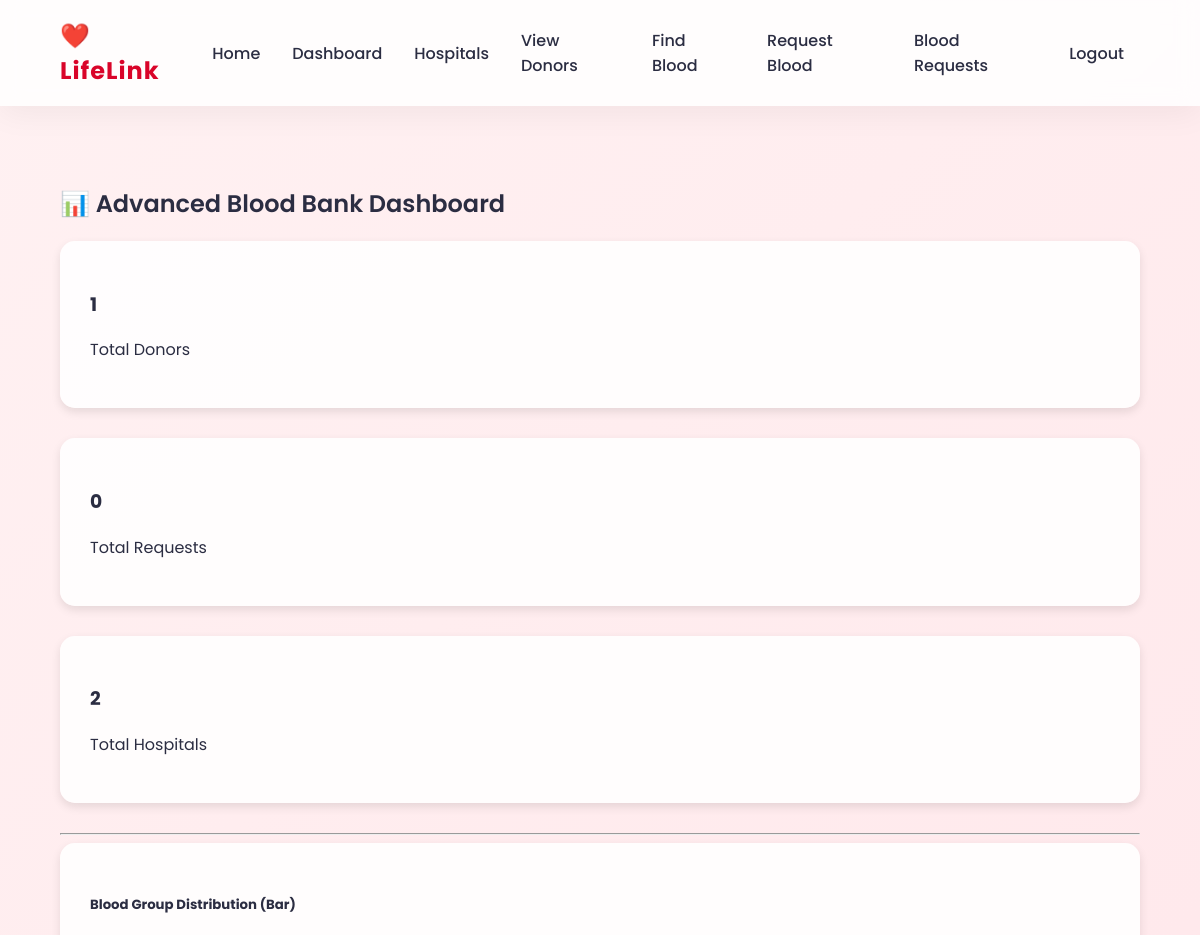
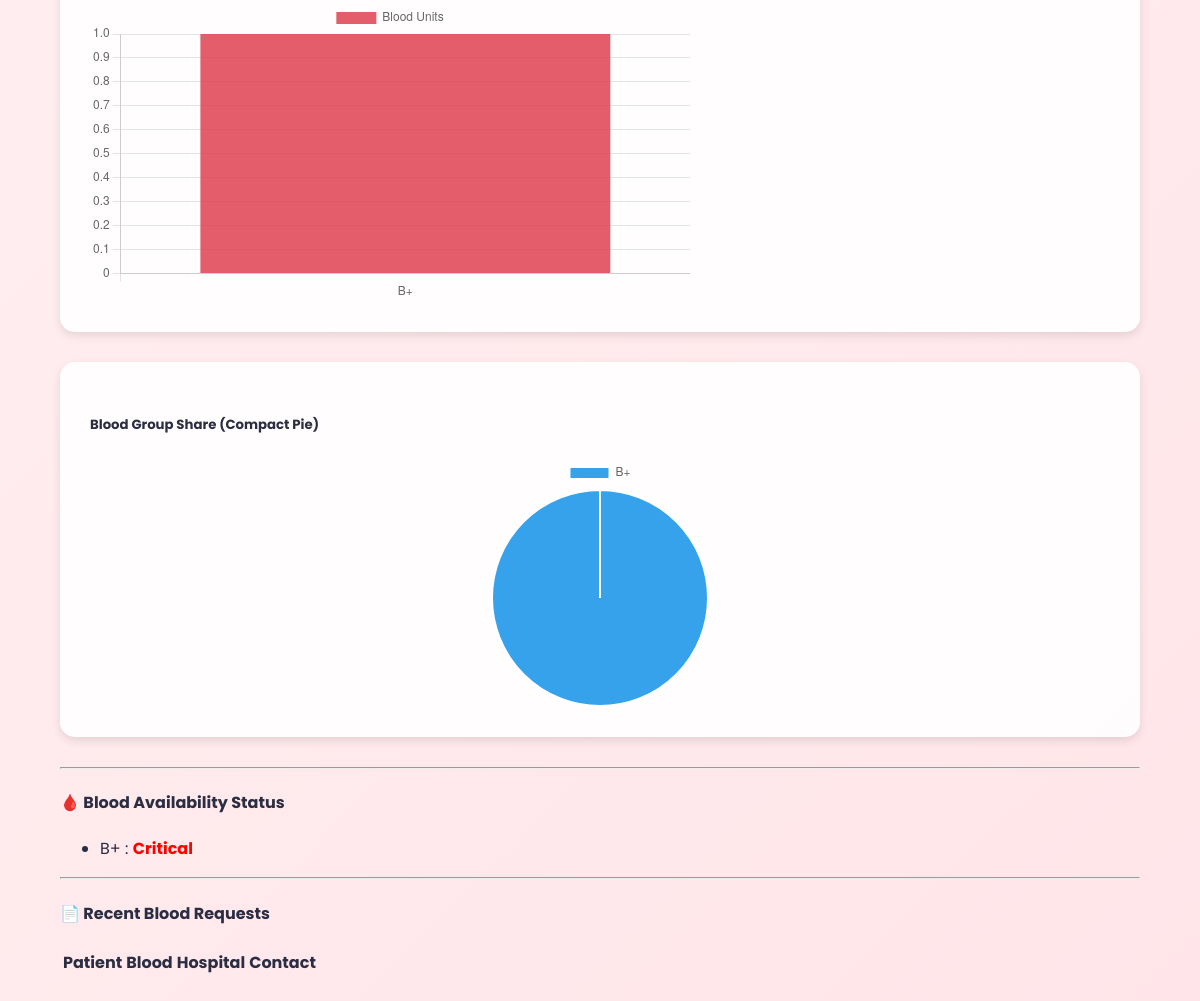
Page /dashboard (signed in) on the earlier database version (2 pictures, top to bottom).
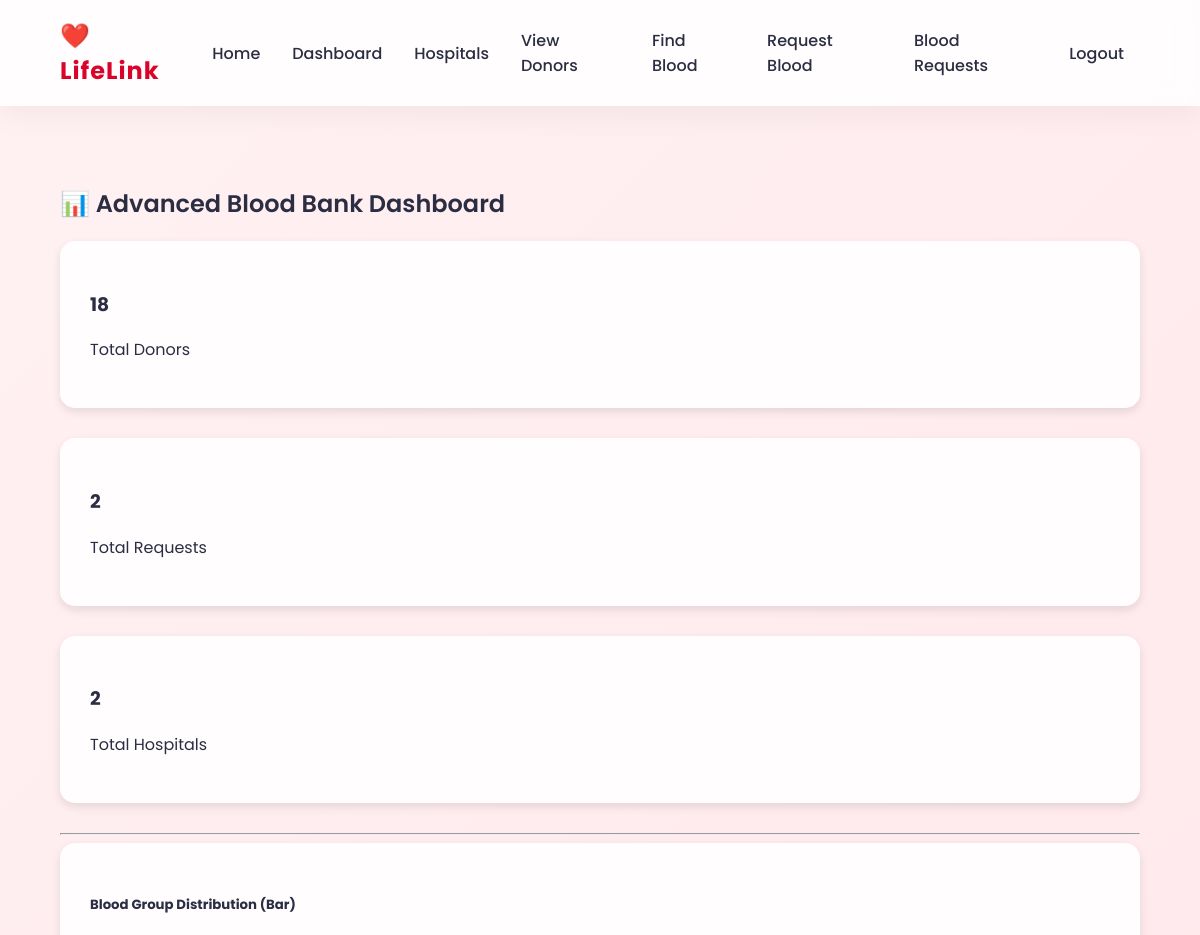
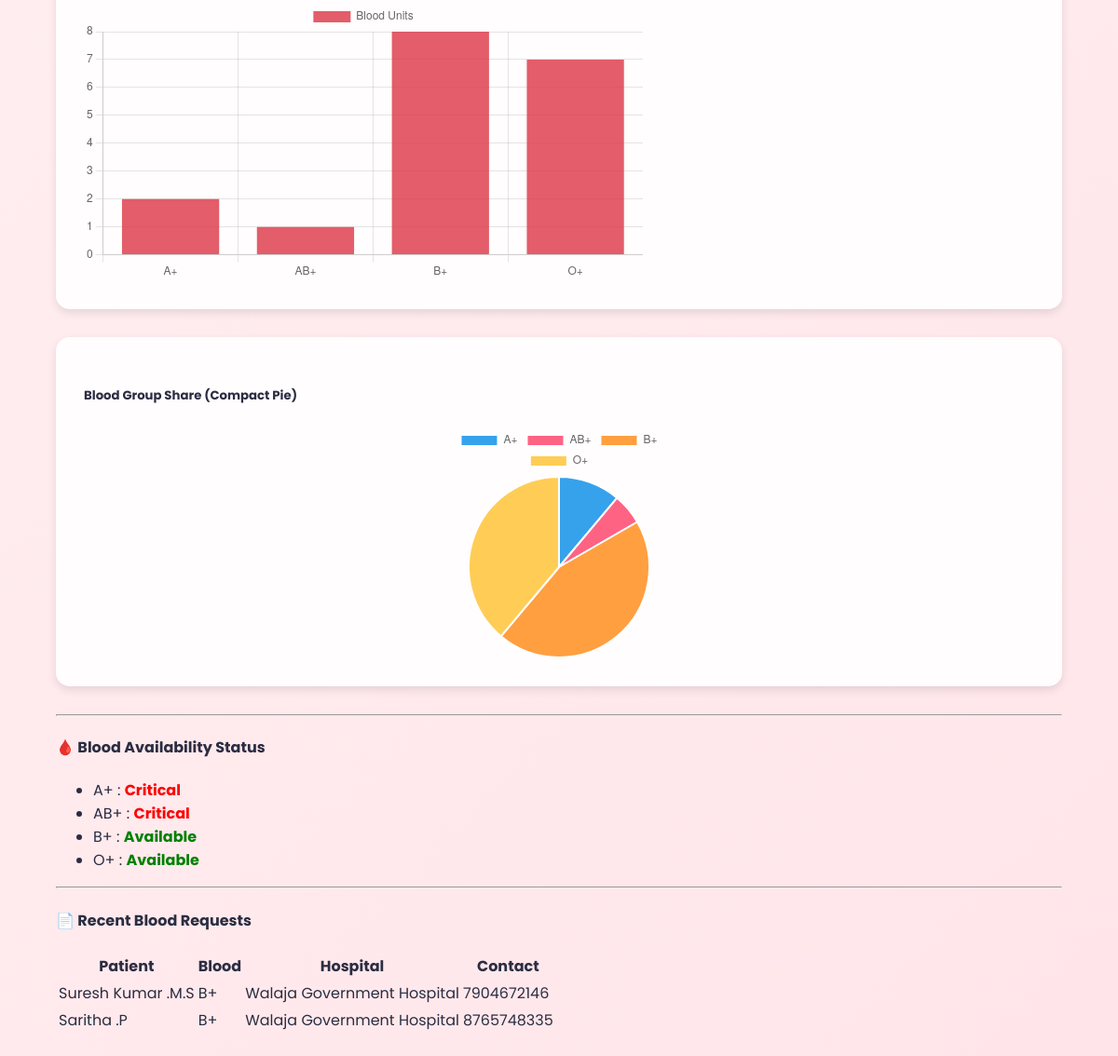
Same page on the later database version (2 pictures, top to bottom).
### tables this page shows
CREATE TABLE blood_requests(
    request_id INTEGER PRIMARY KEY AUTOINCREMENT,
    patient_name TEXT,
    blood_group TEXT,
    hospital_name TEXT,
    contact TEXT,
    email TEXT,
    request_date TIMESTAMP DEFAULT CURRENT_TIMESTAMP
);

### app.py (the view)
@app.route("/dashboard")
@login_required
def dashboard():
    conn = get_db()
    cursor = conn.cursor()
    cursor.execute("SELECT COUNT(*) FROM donors")
    total_donors = cursor.fetchone()[0]
    cursor.execute("SELECT COUNT(*) FROM blood_requests")
    total_requests = cursor.fetchone()[0]
    cursor.execute("SELECT COUNT(*) FROM hospitals")
    total_hospitals = cursor.fetchone()[0]
    cursor.execute("""
        SELECT blood_group, COUNT(*) AS count
        FROM donors
        GROUP BY blood_group
    """)
    blood_data = cursor.fetchall()
    blood_labels = [row["blood_group"] for row in blood_data]
    blood_values = [row["count"] for row in blood_data]
    cursor.execute("""
        SELECT strftime('%m', request_date) AS month,
               COUNT(*) AS count
        FROM blood_requests
        GROUP BY month
        ORDER BY month
    """)
    monthly_data = cursor.fetchall()
    month_labels = [row["month"] for row in monthly_data]
    month_values = [row["count"] for row in monthly_data]
    cursor.execute("""
        SELECT patient_name, blood_group, hospital_name, contact
        FROM blood_requests
        ORDER BY request_id DESC
        LIMIT 5
    """)
    recent_requests = cursor.fetchall()
    conn.close()
    return render_template(
        "dashboard.html",
        total_donors=total_donors,
        total_requests=total_requests,
        total_hospitals=total_hospitals,
        blood_labels=blood_labels,
        blood_values=blood_values,
        month_labels=month_labels,
        month_values=month_values,
        recent_requests=recent_requests
    )

### app.py (called while the page is built)
def get_db():
    conn = sqlite3.connect("database.db")
    conn.row_factory = sqlite3.Row
    return conn

def login_required(f):
    @wraps(f)
    def wrapper(*args, **kwargs):
        if "username" not in session:
            flash("Please login first")
            return redirect(url_for("login_page"))
        return f(*args, **kwargs)
    return wrapper

### templates/dashboard.html (shortened to what this page needs)
{% extends "base.html" %}
{% block content %}
<h2 class="mb-4 text-center">📊 Advanced Blood Bank Dashboard</h2>
<div class="row text-center">
    <div class="col-md-4">
        <div class="card card-custom bg-danger text-white p-3">
            <h3>{{ total_donors }}</h3>
            <p>Total Donors</p>
        </div>
    </div>
    <div class="col-md-4">
        <div class="card card-custom bg-primary text-white p-3">
            <h3>{{ total_requests }}</h3>
            <p>Total Requests</p>
        </div>
    </div>
    <div class="col-md-4">
        <div class="card card-custom bg-success text-white p-3">
            <h3>{{ total_hospitals }}</h3>
            <p>Total Hospitals</p>
        </div>
    </div>
</div>
<hr>
<div class="row mt-4">
    <div class="col-md-7">
        <div class="card card-custom p-3">
            <h5 class="text-center">Blood Group Distribution (Bar)</h5>
            <div class="chart-container">
                <canvas id="barChart"></canvas>
            </div>
        </div>
    </div>
    <div class="col-md-5">
        <div class="card card-custom p-3 text-center">
            <h5>Blood Group Share (Compact Pie)</h5>
            <div class="small-pie">
                <canvas id="pieChart"></canvas>
            </div>
        </div>
    </div>
</div>
<hr>
<h4 class="mt-4">🩸 Blood Availability Status</h4>
<ul>
{% for i in range(blood_labels|length) %}
    <li>
        {{ blood_labels[i] }} :
        {% if blood_values[i] > 5 %}
            <span class="status-good">Available</span>
        {% elif blood_values[i] > 2 %}
            <span class="status-medium">Limited</span>
        {% else %}
            <span class="status-low">Critical</span>
        {% endif %}
    </li>
{% endfor %}
</ul>
<hr>
<h4 class="mt-4">📄 Recent Blood Requests</h4>
<table class="table table-striped">
    <thead>
        <tr>
            <th>Patient</th>
            <th>Blood</th>
            <th>Hospital</th>
            <th>Contact</th>
        </tr>
    </thead>
    <tbody>
    {% for req in recent_requests %}
        <tr>
            <td>{{ req[0] }}</td>
            <td>{{ req[1] }}</td>
            <td>{{ req[2] }}</td>
            <td>{{ req[3] }}</td>
        </tr>
    {% endfor %}
    </tbody>
</table>
<script>
const bloodLabels = {{ blood_labels | tojson }};
const bloodValues = {{ blood_values | tojson }};
new Chart(document.getElementById("barChart"), {
    type: 'bar',
    data: {
        labels: bloodLabels,
        datasets: [{
            label: "Blood Units",
            data: bloodValues,
            backgroundColor: "rgba(220,53,69,0.8)"
        }]
    },
    options: {
        responsive: true,
        animation: {
            duration: 1500
        }
    }
});
new Chart(document.getElementById("pieChart"), {
    type: 'pie',
    data: {
        labels: bloodLabels,
        datasets: [{
            data: bloodValues
        }]
    },
    options: {
        responsive: true,
        animation: {
            animateRotate: true,
            duration: 1500
        }
    }
});
</script>
{% endblock %}

Differences in the rows shown:
added blood_requests: patient_name "Suresh Kumar .M.S", blood_group "B+", hospital_name "Walaja Government Hospital", contact "7904672146"
added blood_requests: patient_name "Saritha .P", blood_group "B+", hospital_name "Walaja Government Hospital", contact "8765748335"
Other differences:
{{ total_donors }}: "1" → "18"
{{ total_requests }}: "0" → "2"
chart data {{ blood_labels | tojson }}: ["B+"] → ["A+", "AB+", "B+", "O+"]
chart data {{ blood_values | tojson }}: [1] → [2, 1, 8, 7]
new list line: "A+ : Critical"
new list line: "AB+ : Critical"
list line gone: "Critical"
new list line: "Available"
new list line: "O+ : Available"
